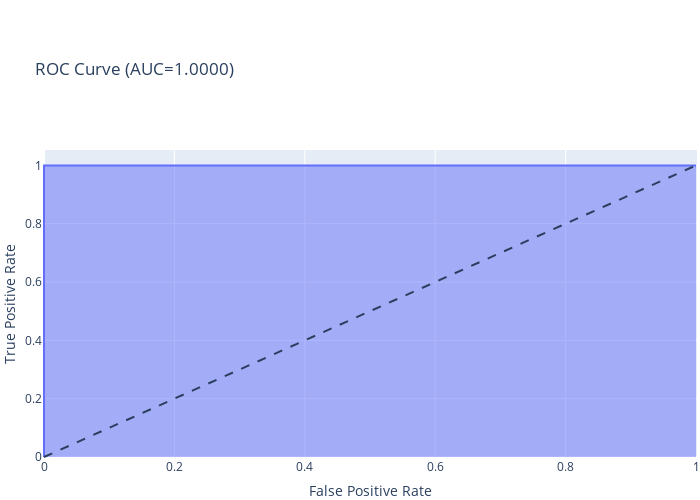

Notebook code cell kept with this figure:
### Markdown cell above
#### ROC with "scikit-learn"

### Code cell
from sklearn.metrics import roc_curve, auc

fpr, tpr, thresholds = roc_curve(y_test, y_pred)

fig = px.area(
    x=fpr, y=tpr,
    title=f'ROC Curve (AUC={auc(fpr, tpr):.4f})',
    labels=dict(x='False Positive Rate', y='True Positive Rate')
)
fig.add_shape(
    type='line', line=dict(dash='dash'),
    x0=0, x1=1, y0=0, y1=1
)

fig.update_layout(
    autosize=False,
    width=700,
    height=500,
    margin=dict(
        t=150,
        l=0,
        r=0,
        b=0,
    ))

fig.show()

### Figure 1 — Plotly figure (JSON) as saved in the notebook; plotly's stock layout.template omitted (floating-point values rounded to 4 significant figures)
{"data": [{"fillpattern": {"shape": ""}, "hovertemplate": "False Positive Rate=%{x}<br>True Positive Rate=%{y}<extra></extra>", "legendgroup": "", "line": {"color": "#636efa"}, "marker": {"symbol": "circle"}, "mode": "lines", "name": "", "orientation": "v", "showlegend": false, "stackgroup": "1", "type": "scatter", "x": [0, 0, 1], "xaxis": "x", "y": [0, 1, 1], "yaxis": "y"}], "layout": {"autosize": false, "height": 500, "legend": {"tracegroupgap": 0}, "margin": {"b": 0, "l": 0, "r": 0, "t": 150}, "shapes": [{"line": {"dash": "dash"}, "type": "line", "x0": 0, "x1": 1, "y0": 0, "y1": 1}], "title": {"text": "ROC Curve (AUC=1.0000)"}, "width": 700, "xaxis": {"anchor": "y", "domain": [0, 1], "title": {"text": "False Positive Rate"}}, "yaxis": {"anchor": "x", "domain": [0, 1], "title": {"text": "True Positive Rate"}}}}
